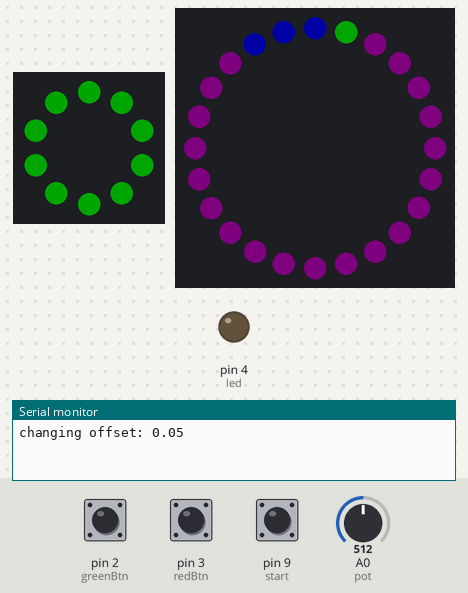
Simulated run of this sketch. Board: Arduino Uno, built with avr-gcc and run on an emulated ATmega328P. Shown: 10 RGB LEDs in a ring, first at the top, clockwise, 24 RGB LEDs in a ring, first at the top, clockwise, output pins drawn as LEDs (lit = HIGH), the last lines printed to the serial monitor. Inputs (shaded band) come from the test bench; at power-on: pin 9 (start) HIGH, pin 2 (greenBtn) HIGH, A0 (pot) = 512, pin 3 (redBtn) LOW. Dim RGB values are drawn brighter than linear; random numbers use the default seed unless the sketch sets one.

Above: at 1.2 s.
1.3 s: pin 9 (start) pulled LOW for 3.2 s
At 4.8 s:
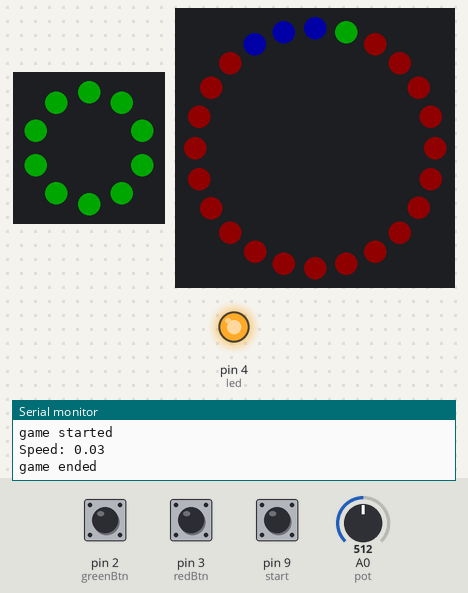
6.0 s: pin 2 (greenBtn) pulled LOW for 0.15 s
At 7.1 s:
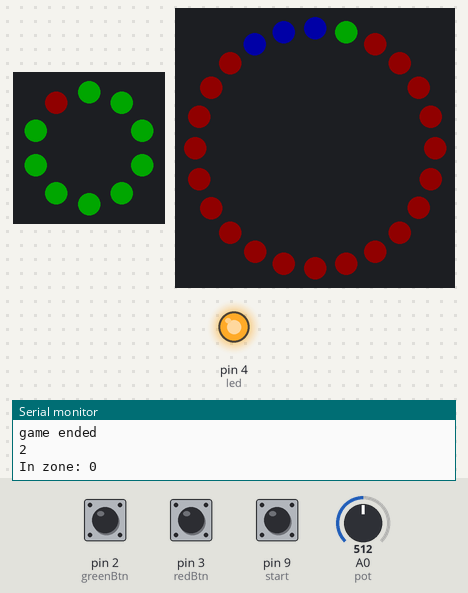
7.6 s: A0 (pot) set to 502
At 8.3 s:
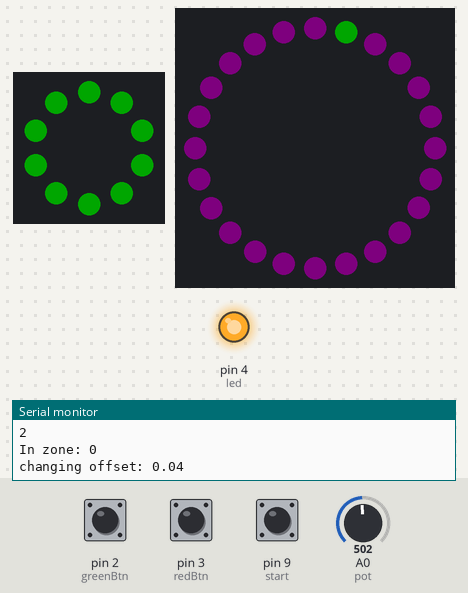
9.1 s: pin 2 (greenBtn) pulled LOW for 1 s
At 9.4 s:
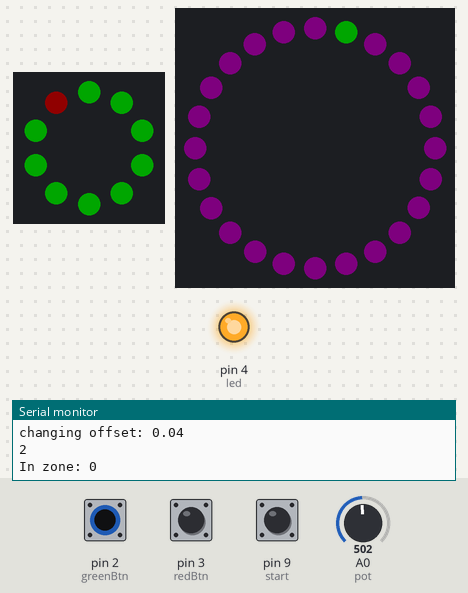
11.6 s: pin 9 (start) pulled LOW for 1 s
At 12.05 s:
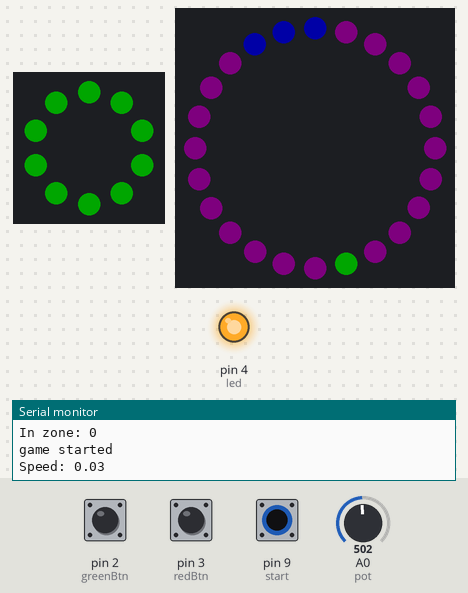
14.1 s: pin 2 (greenBtn) pulled LOW for 3.2 s
At 14.4 s:
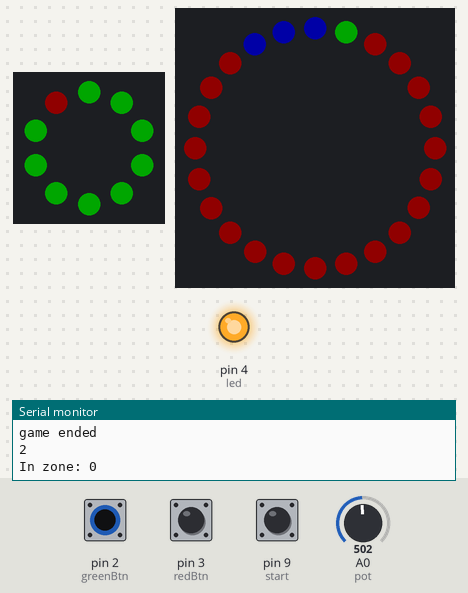
Timing chart, 0 to 17.1 s (numbered marks = the images above; inputs shaded):
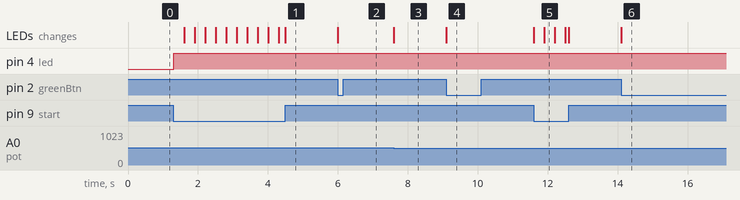

The sketch:

Arduino.ino
```cpp
#include <Adafruit_NeoPixel.h>
#include <Thread.h>
#include <ThreadController.h>
#include <TimerOne.h>
#include <ArduinoJson.h>
// #include <arduino-timer.h>

#define pot             A0

#define redBtn          3
#define greenBtn        2

#define led             4

#define stipPin         7
#define ringPin         6

#define stripPixels     10
#define ringPixels      24

Adafruit_NeoPixel ledStrip = Adafruit_NeoPixel(stripPixels, stipPin, NEO_GRB + NEO_KHZ800);
Adafruit_NeoPixel ledRing = Adafruit_NeoPixel(ringPixels, ringPin, NEO_GRB + NEO_KHZ800);

ThreadController controller = ThreadController();
Thread controlsThread = Thread();
Thread ledStripThread = Thread();
Thread ledRingThread = Thread();

float speed = 10000;
const int matchPixels[] = {0, 23, 22};
int ringIndex = 1;
int ringBackgroundColor[] = {25, 0, 25};
bool btnPressed = false;

int healthPoints = 10;

#define start 9

// auto timer = timer_create_default();

void setup() {
  Serial.begin(9600);

  pinMode(start, INPUT);

  pinMode(redBtn, INPUT);
  pinMode(greenBtn, INPUT);
  attachInterrupt(digitalPinToInterrupt(redBtn), redBtnInt, CHANGE); // want to listen for when button is pressed, btn is active low
  attachInterrupt(digitalPinToInterrupt(greenBtn), greenBtnInt, FALLING);

  pinMode(led, OUTPUT);

  ledStrip.setBrightness(40);
  ledRing.setBrightness(40);

  ledStrip.begin();
  ledRing.begin();

  // thread management
  controlsThread.onRun(handleControls);
  ledStripThread.onRun(spinStrip);
  ledRingThread.onRun(spinRing);

  controller.add(&controlsThread);
  controller.add(&ledStripThread);
  controller.add(&ledRingThread);

  // timer setup
  Timer1.initialize(0.25 * 1000.0 * 1000.0); // microseconds
  Timer1.attachInterrupt(updateRingBackgroundColor);
  Timer1.stop();

  // init ring
  resetGame();
}

// bool updateBPM(void *value) {
// 	if(value != NULL){
// 		float beat = *(float *)value;
// 		Serial.print("Next beat: ");
// 		Serial.println(beat);

// 		speed = beat / ringPixels;

// 		digitalWrite(led, !digitalRead(led));
// 	}
// 	return false;
// }

bool timer1InProgress = false;
void updateRingBackgroundColor() {
  // timer is always hits when it starts, so need to check on second go round
  static int round = 0;
  round++;
  if(round == 2){
    round = 0;
    timer1InProgress = false;
    Timer1.stop();

    ringBackgroundColor[0] = 25;
    ringBackgroundColor[1] = 0;
    ringBackgroundColor[2] = 25;
  }
}

float offset = 0;
bool gameStarted = false;

void handleControls() {
  // read pot speed
  float val = (int) map(analogRead(pot), 0, 1023, 0, 10);

  if(offset != val){
    offset = val;
    resetGame();

    Serial.print("changing offset: ");
    Serial.println(offset / 100);
  }

  // start
  if(!digitalRead(start)){
    if(!gameStarted){
      Serial.println("game started");
      gameStarted = true;
      resetGame();
      speed = (float)random(2, 5) / 100;
      Serial.print("Speed: ");
      Serial.println(speed);
      digitalWrite(led, 1);
    }
  } else {
    if(gameStarted){
      Serial.println("game ended");
      gameStarted = false;
      resetGame();
      digitalWrite(led, 1);
    }
  }
}

void spinStrip() {
  static int stripIndex = 0;

  // update leds
  for(int x=0; x<stripPixels; x++){
    if(x < healthPoints)
      ledStrip.setPixelColor(x, ledStrip.Color(0, 255, 0));
    else
      ledStrip.setPixelColor(x, ledStrip.Color(100, 0, 0));
  }

  ledStrip.show();
}

void spinRing() {
  // update leds
  for(int x=0; x<ringPixels; x++){
    ledRing.setPixelColor(x, ledRing.Color(ringBackgroundColor[0], ringBackgroundColor[1], ringBackgroundColor[2]));
  }

  if(!btnPressed){
    for(int x=0; x<(sizeof(matchPixels)/sizeof(matchPixels[0])); x++){
      ledRing.setPixelColor(matchPixels[x], ledRing.Color(0,0,255));
    }
  }

  ledRing.setPixelColor(ringIndex, ledRing.Color(0,255,0));

  ledRing.show();

  ringIndex++;
  if(ringIndex>=ringPixels) ringIndex = 0;

  if(ringIndex == 1){
    if(!btnPressed){
      penalize();
    }
    btnPressed = false;
  }
}

void redBtnInt() {
  // button debouncing
  static unsigned long last_interrupt_time = 0;
  unsigned long interrupt_time = millis();
  // If interrupts come faster than 500ms, assume it's a bounce and ignore
  if (interrupt_time - last_interrupt_time > 500)
  {
    // red button logic goes here
    // Serial.print("red button: ");
    // Serial.println(digitalRead(redBtn));
    // if(digitalRead(redBtn)){
    //   // if(!gameStarted){
    //     Serial.println("game started");
    //     gameStarted = true;
    //     resetGame();
    //     speed = 0.05;
    //     digitalWrite(led, 1);
    //   // }
    // } else {
    //   // if(gameStarted){
    //     Serial.println("game ended");
    //     gameStarted = false;
    //     resetGame();
    //     digitalWrite(led, 1);
    //   // }
    // }
  }
  last_interrupt_time = interrupt_time;
}

void greenBtnInt() {
  // button debouncing
  static unsigned long last_interrupt_time = 0;
  unsigned long interrupt_time = millis();
  // If interrupts come faster than 500ms, assume it's a bounce and ignore
  if (interrupt_time - last_interrupt_time > 500)
  {
    // green button logic goes here

    if(!btnPressed){  // don't register button press again if already registered this round
      btnPressed = true;

      Serial.println(ringIndex);
      bool inZone = arrayContainsValue(matchPixels, ringIndex);
      Serial.print("In zone: ");
      Serial.println(inZone);

      if(!inZone){
        penalize();
      } else {
        // healthPoints++;
        // healthPoints = constrain(healthPoints, 0, 10);
      }
    }
  }
  last_interrupt_time = interrupt_time;
}

void penalize() {
  if(!timer1InProgress){
    healthPoints--;
    healthPoints = constrain(healthPoints, 0, 10);

    ringBackgroundColor[0] = 100;
    ringBackgroundColor[1] = 0;
    ringBackgroundColor[2] = 0;

    timer1InProgress = true;
    Timer1.restart();

    if(healthPoints == 0){
      Serial.println("game over");
      digitalWrite(led, 0);

      gameStarted = false;
      resetGame();
      digitalWrite(led, 1);
    }
  }
}

String inData;

void loop() {
	// timer.tick();

  ledRingThread.setInterval(speed * 1000);
  controller.run();

  // read serial data
  while (Serial.available() > 0)
	{
		char recieved = Serial.read();
		inData += recieved;

		// Process message when new line character is recieved
		if (recieved == '\n' || recieved == '\r' || recieved == '~')
		{
			inData.replace("\n", "");
      inData.replace("\r", "");
      inData.replace("~", "");
			Serial.print("data received: ");
			Serial.println(inData);

			DynamicJsonDocument doc(1024);
			deserializeJson(doc, inData);
			const char* rawCommand = doc["command"];
      String command(rawCommand);
			Serial.println(command);

      if(command.equals("start")){
				resetGame();
      }
			else if(command.equals("beats")){
        float beat = doc["beat"];
        beat -= offset / 50;
        speed = beat / ringPixels;

//				// JsonArray beats = doc["beats"];
//
//				// timer.cancel();
//
//				// timer.at(0, updateBPM, &(beats[0]));
//
//				// for(uint64_t x=0; x<beats.size(); x++){
//				// 	// if(x < beats.size()-1){
//				// 	// 	float nextBeat = 0.6;//beats[x+1];
//				// 	// 	timer.at(beats[x]*1000, updateBPM, &nextBeat);
//				// 	// } else {
//				// 	// 	timer.at(beats[x]*1000, updateBPM);
//				// 	// }
//				// 	float currBeat = beats[x];
//				// 	float nextBeat = beats[x+1];
//				// 	timer.at(currBeat*1000, updateBPM, &nextBeat);
//				// }
//
//				// healthPoints = 10;
//				// btnPressed = false;
//				// ringIndex = 1;
//				// ringBackgroundColor[0] = 25;
//				// ringBackgroundColor[1] = 0;
//				// ringBackgroundColor[2] = 25;
			}

			inData = ""; // Clear recieved buffer
		}
	}
}

bool arrayContainsValue(const int arr[], const int val){
  for(int x=0; x<(sizeof(matchPixels)/sizeof(matchPixels[0])); x++){
    if(arr[x] == val) return true;
  }
  return false;
}


void resetGame() {
  ringIndex = 1;
  spinRing();
  healthPoints = 10;
  btnPressed = false;
  ringBackgroundColor[0] = 25;
  ringBackgroundColor[1] = 0;
  ringBackgroundColor[2] = 25;
  speed = 10000;
}
```

Measured:
- the behaviour switches between 512 and 511 on A0 (pot) (found by bisection; images 2 and 3)
- after the input at 1.3 s, pin 4 (led): LOW → HIGH at once; the LEDs: first change after 0.30 s (image 1 shows a later state)
- after the input at 6.0 s, the LEDs: change at once (image 2)
- after the input at 7.6 s, the LEDs: change at once (image 3)
- after the input at 9.1 s, the LEDs: change at once (image 4)
- after the input at 11.6 s, the LEDs: first change at once (image 5 shows a later state)
- after the input at 14.1 s, the LEDs: change at once (image 6)
